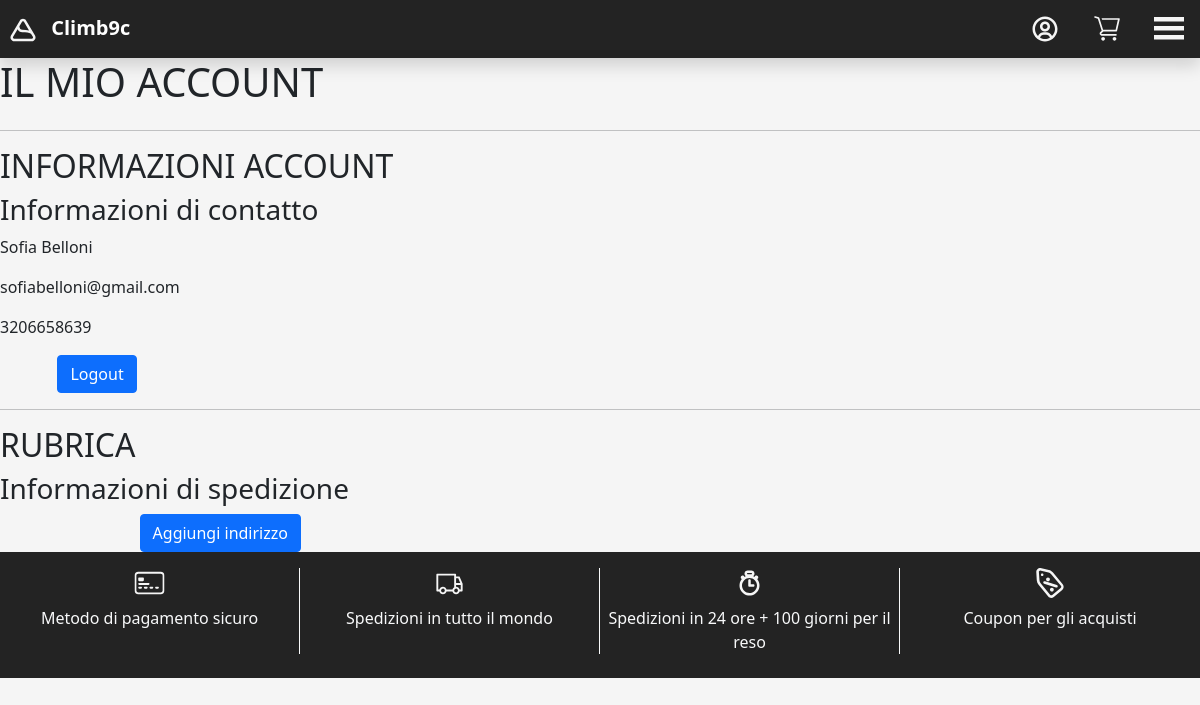
The page /login.php (signed in) on the database as committed earlier.
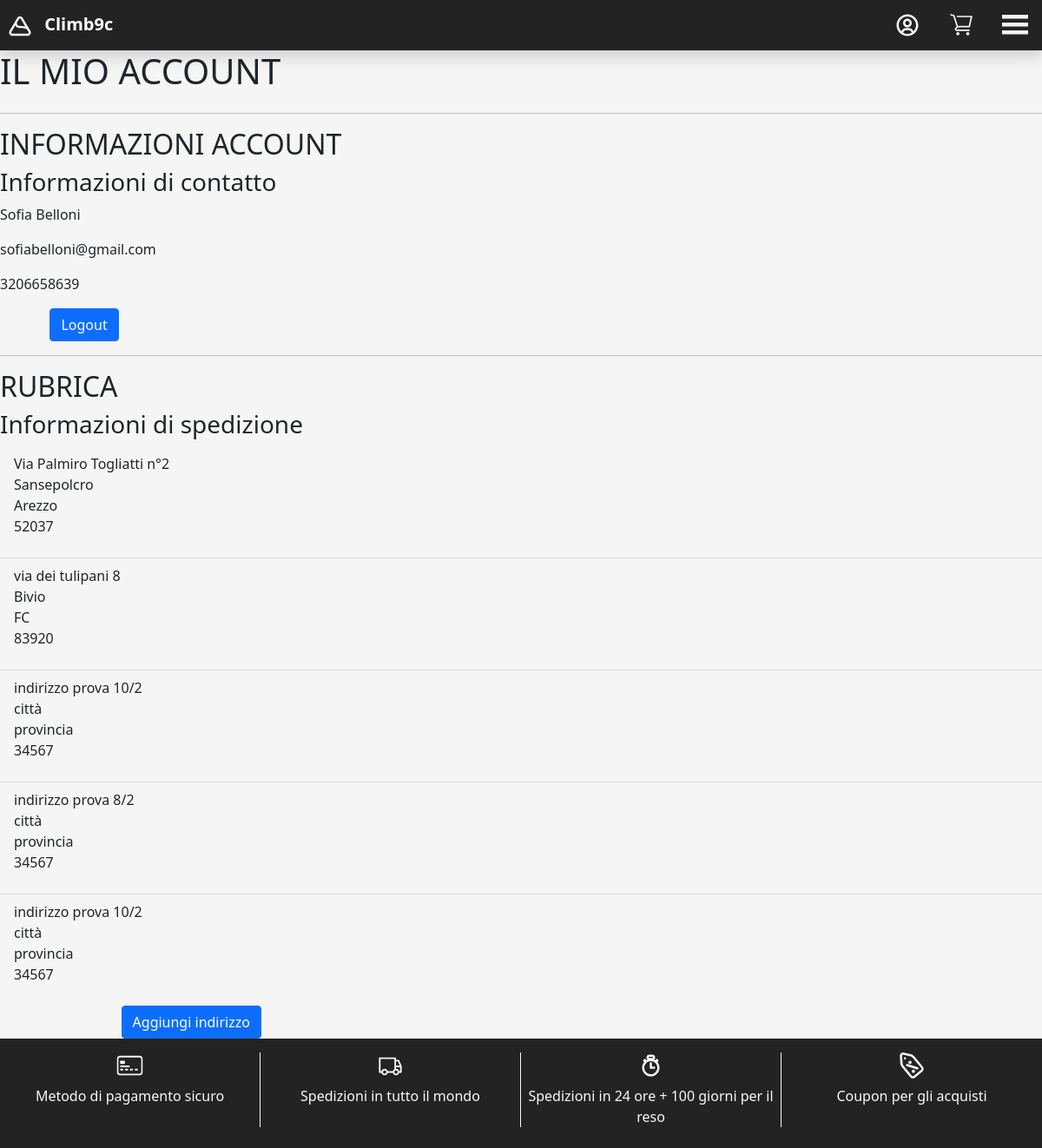
The same page on the database as committed later.
### tables this page shows
CREATE TABLE `address` (
  `idADDRESS` int(11) NOT NULL,
  `street` varchar(45) DEFAULT NULL,
  `province` varchar(45) DEFAULT NULL,
  `city` varchar(45) DEFAULT NULL,
  `zip_code` varchar(45) DEFAULT NULL,
  `name` varchar(45) DEFAULT NULL,
  `surname` varchar(45) DEFAULT NULL
);

### html/login.php (called while the page is built, shortened)
<?php
require_once 'bootstrap.php';
if(isUserLoggedIn()){
  $templateParams["title"]="Climb9c - Account";
  $templateParams["search_bar"] = FALSE;
  $templateParams["name"] = "account_form.php";
}
else{
  $templateParams["title"]="Climb9c - Accedi";
  $templateParams["search_bar"] = FALSE;
  $templateParams["name"]="login_form.php";
}
$templateParams["categories"]=$dbh->getCategories();
foreach($templateParams["categories"] as $category){
    $templateParams[$category["id"]."-subcategory"]=$dbh->getSubcategories($category["id"]);
}
require 'template/base.php';
?>

### html/utils/functions.php (called while the page is built, shortened)
<?php
function isUserLoggedIn(){
    return !empty($_SESSION['idCUSTOMER']);
}
?>

### html/db/database.php (called while the page is built, shortened)
<?php
class DatabaseHelper{
    private $db;
    public function __construct($servername, $username, $password, $dbname, $port){
        $this->db = new mysqli($servername, $username, $password, $dbname, $port);
    }
    public function getAddressByCustomerID($idCUSTOMER){
      $query = "SELECT a.idADDRESS as idADDRESS, a.street as street, a.province as province, a.city as city, a.zip_code as zip_code, a.name as name, a.surname as surname
      FROM customer as cu INNER JOIN customer_address as ca ON ca.idCUSTOMER = cu.idCUSTOMER INNER JOIN address as a
      ON ca.idADDRESS = a.idADDRESS WHERE cu.idCUSTOMER=?";
      $stmt = $this->db->prepare($query);
      $stmt->bind_param('s',$idCUSTOMER);
      $stmt->execute();
      $result = $stmt->get_result();
      return $result->fetch_all(MYSQLI_ASSOC);
    }
}
?>

### html/bootstrap.php (called while the page is built, shortened)
<?php
require_once("db/database.php");
require_once("utils/functions.php");
$dbh = new DatabaseHelper("4.tcp.ngrok.io", "root", "", "climb_9c", 15989);
?>

### html/template/account_form.php (the view, shortened to what this page needs)
<div class="row justify-content-center">
  <header>
    <h1 class="font-weight-bold">IL MIO ACCOUNT</h1>
  </header>
</div>
<hr/>
<?php if(!isUserLoggedIn()): ?>
  <div class="alert alert-danger text-center" role="alert">
    <a href="login.php" class="alert-link">ACCEDI PER VISUALIZZARE LE INFORMAZIONI DELL'ACCOUNT</a>
  </div>
<?php else: $addresses = $dbh->getAddressByCustomerID($_SESSION['idCUSTOMER']); ?>
<main>
  <div class="row">
    <div class="col-12">
      <h2>INFORMAZIONI ACCOUNT</h2>
      <div class="col-12">
        <section>
          <h3 class="font-weight-bold">Informazioni di contatto</h3>
          <?php if(isUserLoggedIn()): ?>
          <p><?php echo $_SESSION["name"]." ".$_SESSION["surname"]; ?></p>
          <p><?php echo $_SESSION["email"]; ?></p>
          <p><?php echo $_SESSION["telephone"]; ?></p>
          <?php endif; ?>
          <div class="row justify-content-center">
            <form class="" action="account.php" method="get">
              <input id="logout" type="submit" class="btn btn-primary" value="Logout"/>
            </form>
          </div>
        </section>
      </div>
      <hr/>
      <h2>RUBRICA</h2>
      <div class="col-12">
        <section>
          <h3 class="font-weight-bold">Informazioni di spedizione</h3>
          <ul class="list-group list-group-flush">
          <?php foreach($addresses as $address): ?>
            <li class="list-group-item bg-light">
              <p><?php echo $address["street"]; ?><br/>
              <?php echo $address["city"]; ?><br/>
              <?php echo $address["province"]; ?><br/>
              <?php echo $address["zip_code"]; ?></p>
            </li>
          <?php endforeach; ?>
          </ul>
          <?php if(!isset($_GET["add_address"])): ?>
          <div class="row justify-content-center">
            <form class="" action="" method="get">
              <input id="add_address" type="submit" class="btn btn-primary" value="Aggiungi indirizzo"/>
            </form>
          </div>
          <?php endif; ?>
        </section>
      </div>
    </div>
  </div>
</main>
<?php endif; ?>

### html/template/base.php (shortened to what this page needs)
<!DOCTYPE html>
<html lang="it">
    <head>
        <link href="https://cdn.jsdelivr.net/npm/bootstrap@5.0.0-beta1/dist/css/bootstrap.min.css" rel="stylesheet">
        <link rel="stylesheet" href="https://use.fontawesome.com/releases/v5.7.0/css/all.css">
        <link rel="stylesheet" type="text/css" href="./css/style.css" />
    </head>
    <body class="bg-light m-0">
        <div class="container-fluid p-0">
            <div class="row mx-0">
                <div class="col-12 p-0">
                    <header class="navbar navbar-dark bg-dark fw-bold shadow">
                        <a class="navbar-brand" href="./index.php">
                            <img src="./svg_icons/jam_mountain.svg" alt="" width="30" height="30" class="d-inline-block mx-2">
                                Climb9c
                        </a>
                        <div class="d-flex">
                            <a href="<?php echo isset($_SESSION["idCUSTOMER"]) ? "account.php" : "login.php" ?>">
                                <img src="./svg_icons/user.svg" alt="" width="30" height="30" class="d-inline-block mx-3">
                            </a>
                            <a href="<?php echo isset($_SESSION["idCUSTOMER"]) ? "cart.php" : "login.php" ?>">
                                <img src="./svg_icons/shopping-cart.svg" alt="" width="30" height="30" class="d-inline-block mx-3">
                            </a>
                            <img src="./svg_icons/dash.svg" alt="" width="30" height="30" class="d-inline-block mx-3" id="menu-toggler">
                        </div>
                    </header>
                </div>
            </div>
                <?php
                    if(isset($templateParams["name"])){
                        require($templateParams["name"]);
                    }
                ?>
            <div class="row m-0">
                <div class="col-12 p-0">
                    <footer class="nav bg-dark py-3">
                        <div class="col-3 border-end border-1 border-light mb-2">
                            <div class="row m-0 d-flex justify-content-center">
                                <img src="./svg_icons/credit-card.svg" alt="" width="30" height="30" class="mb-2 p-0" />
                            </div>
                            <div class="row m-0">
                                <p class="text-light text-center m-0 p-0">Metodo di pagamento sicuro</p>
                            </div>
                        </div>
                        <div class="col-3 border-end border-1 border-light mb-2">
                            <div class="row m-0 d-flex justify-content-center">
                                <img src="./svg_icons/delivery-truck.svg" alt="" width="30" height="30" class="mb-2 p-0" />
                            </div>
                            <div class="row m-0">
                                <p class="text-light text-center m-0 p-0">Spedizioni in tutto il mondo</p>
                            </div>
                        </div>
                        <div class="col-3 border-end border-1 border-light mb-2">
                            <div class="row m-0 d-flex justify-content-center">
                                <img src="./svg_icons/chronometer.svg" alt="" width="30" height="30" class="mb-2 p-0" />
                            </div>
                            <div class="row m-0">
                                <p class="text-light text-center m-0 p-0">Spedizioni in 24 ore + 100 giorni per il reso</p>
                            </div>
                        </div>
                        <div class="col-3 mb-2">
                            <div class="row m-0 d-flex justify-content-center">
                                <img src="./svg_icons/sale-tag.svg" alt="" width="30" height="30" class="mb-2 p-0" />
                            </div>
                            <div class="row m-0">
                                <p class="text-light text-center m-0 p-0">Coupon per gli acquisti</p>
                            </div>
                        </div>
                    </footer>
                </div>
            </div>
        </div>
    </body>
</html>

### html/css/style.css (style rules this page uses)
.bg-light { background-color: #F5F5F5!important; }
.bg-dark { background-color: #232323!important; }

Rows that differ between the two databases and show on the page:
added address: street "Via Palmiro Togliatti n°2", city "Sansepolcro", province "Arezzo", zip_code "52037"
added address: street "via dei tulipani 8", city "Bivio", province "FC", zip_code "83920"
added address: street "indirizzo prova 10/2", city "città", province "provincia", zip_code "34567"
added address: street "indirizzo prova 8/2", city "città", province "provincia", zip_code "34567"
added address: street "indirizzo prova 10/2", city "città", province "provincia", zip_code "34567"
